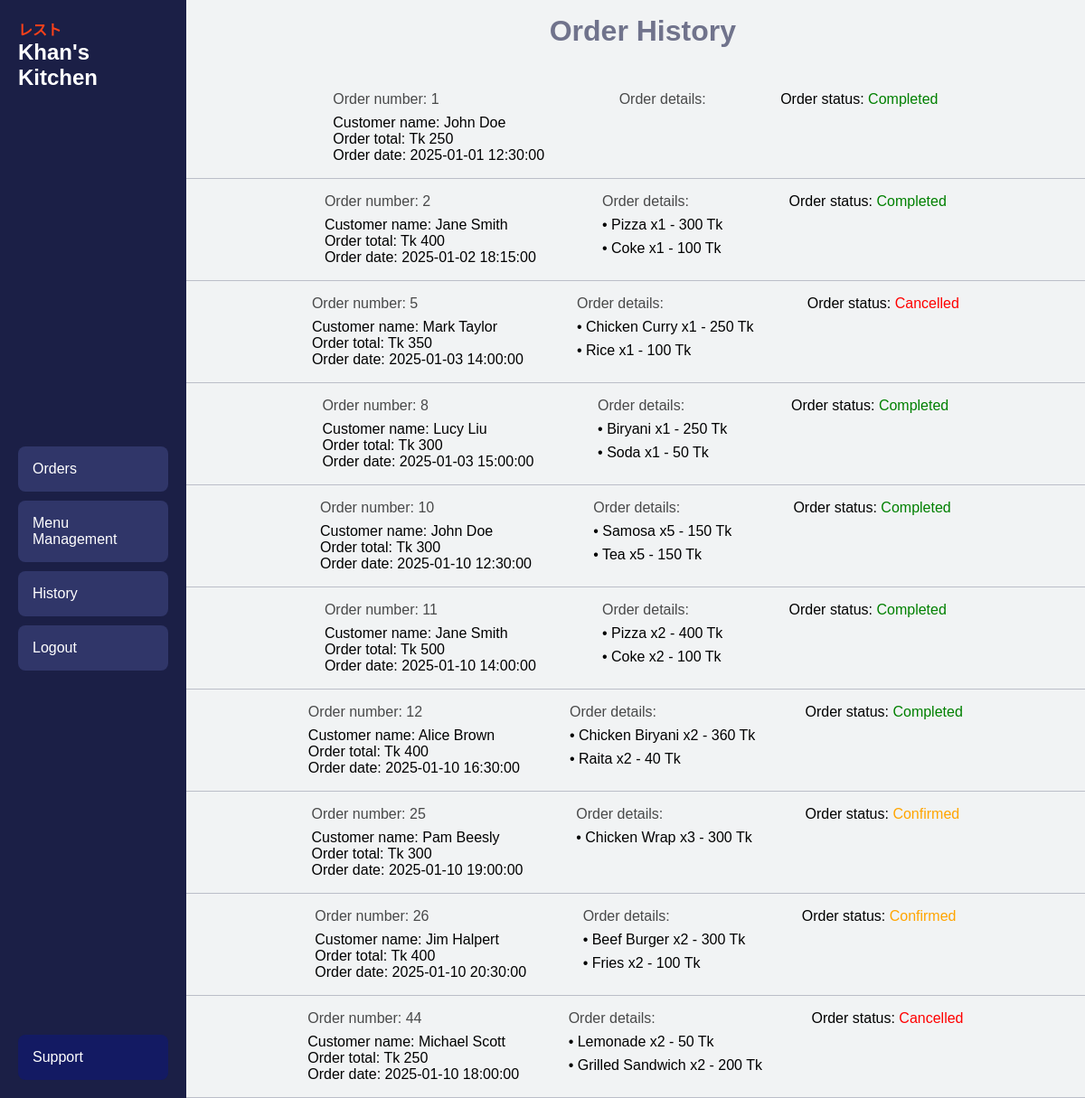
Page /ownerdash/history.php (signed in) on the committed database.
### tables this page shows
CREATE TABLE `orders` (
  `id` int(11) NOT NULL,
  `restaurant_name` varchar(100) NOT NULL,
  `customer_name` varchar(100) DEFAULT NULL,
  `total_price` int(11) NOT NULL,
  `order_date` datetime DEFAULT current_timestamp(),
  `status` enum('Pending','Confirmed','Completed','Cancelled') NOT NULL
);

CREATE TABLE `order_details` (
  `id` int(11) NOT NULL,
  `order_id` int(11) NOT NULL,
  `food_name` varchar(100) NOT NULL,
  `quantity` int(11) NOT NULL,
  `price_per_unit` int(11) NOT NULL
);

### ownerdash/history.php (the view, shortened to what this page needs)
<?php
$servername = "localhost";
$username = "root";
$password = "";
$dbname = "uiu-canteen";
$conn = new mysqli($servername, $username, $password, $dbname);
$restaurant_name = $_SESSION['restaurant_name'];
$sql_orders = "SELECT * FROM orders WHERE restaurant_name = ?";
$stmt_orders = $conn->prepare($sql_orders);
$stmt_orders->bind_param("s", $restaurant_name);
$stmt_orders->execute();
$result_orders = $stmt_orders->get_result();
?>
<!DOCTYPE html>
<html lang="en">
<head>
    <link rel="stylesheet" href="../ownerorders/ownerorders-style.css">
</head>
<body>
    <div class="container">
        <div class="sidebar">
            <div>
                <a href="owner-dash.php" class="branding">レスト</a><br>
                <a href="owner-dash.php" class="company-name"><?php echo htmlspecialchars($restaurant_name); ?></a>
            </div>
            <div class="sidebar-buttons">
                <button class="sidebar-btn"><a href="..\ownerorders\ownerorders.php?status=Pending" style="text-decoration: none; color: inherit;">Orders</a></button>
                <button class="sidebar-btn"><a href="..\ownermenumanage\menumanage.php" style="text-decoration: none; color: inherit;">Menu Management</a></button>
                <button class="sidebar-btn"><a href="history.php" style="text-decoration: none; color: inherit;">History</a></button>
                <button class="sidebar-btn"><a href="logout.php" style="text-decoration: none; color: inherit;">Logout</a></button>
            </div>
            <div class="sidebar-support">
                <button class="support-btn">Support</button>
            </div>
        </div>
        <div class="content">
            <h1 style="opacity: 0.6; color: #1b1f46; padding-top: 1rem; padding-left: 1rem;">Order History</h1>
            <div class="orders-list">
                <div class="order-bottom">
                    <ul class="orderlist">
                        <?php
                        if ($result_orders->num_rows > 0) {
                            while ($order = $result_orders->fetch_assoc()) {
                                ?>
                                <li class="orderlist-ele">
                                    <div>
                                        <p style="padding-bottom:0.5rem; opacity: 0.7;">Order number: <label for=""><?php echo $order['id']; ?></label></p>
                                        <p>Customer name: <label for=""><?php echo htmlspecialchars($order['customer_name']); ?></label></p>
                                        <p>Order total: <label for="">Tk <?php echo htmlspecialchars($order['total_price']); ?></label></p>
                                        <p>Order date: <label for=""><?php echo htmlspecialchars($order['order_date']); ?></label></p>
                                    </div>
                                    <div>
                                        <p style="padding-bottom:0.5rem; opacity: 0.7;">Order details:</p>
                                        <?php
                                        $order_id = $order['id'];
                                        $sql_order_details = "SELECT * FROM order_details WHERE order_id = ?";
                                        $stmt_order_details = $conn->prepare($sql_order_details);
                                        $stmt_order_details->bind_param("i", $order_id);
                                        $stmt_order_details->execute();
                                        $result_order_details = $stmt_order_details->get_result();
                                        while ($item = $result_order_details->fetch_assoc()) {
                                            echo "<p style='padding-bottom:0.5rem;'>• " . htmlspecialchars($item['food_name']) . " x" . htmlspecialchars($item['quantity']) . " - " . htmlspecialchars($item['quantity'] * $item['price_per_unit']) . " Tk</p>";
                                        }
                                        ?>
                                    </div>
                                    <div>
                                        <p style="padding-bottom:0.5rem;">Order status:
                                            <?php
                                            if ($order['status'] === 'Pending') { ?>
                                                <span class="status-pending">Pending</span>
                                            <?php } elseif ($order['status'] === 'Confirmed') { ?>
                                                <span class="status-confirmed">Confirmed</span>
                                            <?php } elseif ($order['status'] === 'Completed') { ?>
                                                <span class="status-completed">Completed</span>
                                            <?php } elseif ($order['status'] === 'Cancelled') { ?>
                                                <span class="status-cancelled">Cancelled</span>
                                            <?php } ?>
                                        </p>
                                    </div>
                                </li>
                                <?php
                            }
                        } else {
                            echo "<p>No order history found for this restaurant.</p>";
                        }
                        ?>
                    </ul>
                </div>
            </div>
        </div>
    </div>
</body>
</html>

### ownerorders/ownerorders-style.css (style rules this page uses)
* { margin: 0; padding: 0; }
body { -webkit-font-smoothing: antialiased; font-family: sans-serif; }
li { list-style:circle; }
.container { width: 100%; height: 100vh; background-color: #f1f3f4; overflow: hidden; box-shadow: 0 4px 10px rgba(0, 0, 0, 0.4); display: flex; font-family: Arial, sans-serif; }
.sidebar { width: 15%; background-color: #1b1f46; padding: 20px; display: flex; flex-direction: column; align-items: center; justify-content: space-between; }
.branding { font-size: 1rem; font-weight: bold; color: #fe4119; text-decoration: none; margin-bottom: 1rem; }
.company-name { font-size: 1.5em; font-weight: bold; color: white; text-decoration: none; margin-bottom: 20px; }
.sidebar-buttons { width: 100%; }
.sidebar-btn { width: 100%; background-color: #303669; color: white; padding: 1rem; margin-bottom: 10px; border: none; border-radius: 0.5em; text-align: left; cursor: pointer; font-size: 16px; }
.support-btn { width: 100%; background-color: #10196eb7; color: white; border: none; border-radius: 0.5em; text-align: left; cursor: pointer; font-size: 16px; padding: 1rem; justify-content: flex-end; align-items:end ; }
.sidebar-support { width: 100%; }
.content { width: 90vw; display: flex; flex-direction: column; overflow-y: auto; align-items: center; }
.orders-list { padding: 1rem; width: 100%; height: 100vh; }
.orderlist { padding-top: 1rem; display:flex; flex-direction: column; }
.orderlist-ele { display: flex; border-bottom: #1b1f463f; border-bottom-style: solid; border-bottom-width: 0.5px; padding: 1rem 5rem; justify-content: space-evenly; }

### ownerdash/history.php (style rules this page uses)
.status-confirmed { color: orange; }
.status-completed { color: green; }
.status-cancelled { color: red; }

### rows in the picture
orders: id "1", customer_name "John Doe", total_price "250", order_date "2025-01-01 12:30:00", status "Completed"
orders: id "2", customer_name "Jane Smith", total_price "400", order_date "2025-01-02 18:15:00", status "Completed"
order_details: food_name "Pizza", quantity "1", $item['quantity']*$item['price_per_unit'] "300"
order_details: food_name "Coke", quantity "1", $item['quantity']*$item['price_per_unit'] "100"
orders: id "5", customer_name "Mark Taylor", total_price "350", order_date "2025-01-03 14:00:00", status "Cancelled"
order_details: food_name "Chicken Curry", quantity "1", $item['quantity']*$item['price_per_unit'] "250"
order_details: food_name "Rice", quantity "1", $item['quantity']*$item['price_per_unit'] "100"
orders: id "8", customer_name "Lucy Liu", total_price "300", order_date "2025-01-03 15:00:00", status "Completed"
order_details: food_name "Biryani", quantity "1", $item['quantity']*$item['price_per_unit'] "250"
order_details: food_name "Soda", quantity "1", $item['quantity']*$item['price_per_unit'] "50"
orders: id "10", customer_name "John Doe", total_price "300", order_date "2025-01-10 12:30:00", status "Completed"
order_details: food_name "Samosa", quantity "5", $item['quantity'] * $item['price_per_unit'] "150"
order_details: food_name "Tea", quantity "5", $item['quantity'] * $item['price_per_unit'] "150"
orders: id "11", customer_name "Jane Smith", total_price "500", order_date "2025-01-10 14:00:00", status "Completed"
order_details: food_name "Pizza", quantity "2", $item['quantity'] * $item['price_per_unit'] "400"
order_details: food_name "Coke", quantity "2", $item['quantity'] * $item['price_per_unit'] "100"
orders: id "12", customer_name "Alice Brown", total_price "400", order_date "2025-01-10 16:30:00", status "Completed"
order_details: food_name "Chicken Biryani", quantity "2", $item['quantity'] * $item['price_per_unit'] "360"
order_details: food_name "Raita", quantity "2", $item['quantity'] * $item['price_per_unit'] "40"
orders: id "25", customer_name "Pam Beesly", total_price "300", order_date "2025-01-10 19:00:00", status "Confirmed"
order_details: food_name "Chicken Wrap", quantity "3", $item['quantity'] * $item['price_per_unit'] "300"
orders: id "26", customer_name "Jim Halpert", total_price "400", order_date "2025-01-10 20:30:00", status "Confirmed"
order_details: food_name "Beef Burger", quantity "2", $item['quantity'] * $item['price_per_unit'] "300"
order_details: food_name "Fries", quantity "2", $item['quantity'] * $item['price_per_unit'] "100"
orders: id "44", customer_name "Michael Scott", total_price "250", order_date "2025-01-10 18:00:00", status "Cancelled"
order_details: food_name "Lemonade", quantity "2", $item['quantity'] * $item['price_per_unit'] "50"
order_details: food_name "Grilled Sandwich", quantity "2", $item['quantity'] * $item['price_per_unit'] "200"

### other values in the picture
$restaurant_name "Khan's Kitchen"
